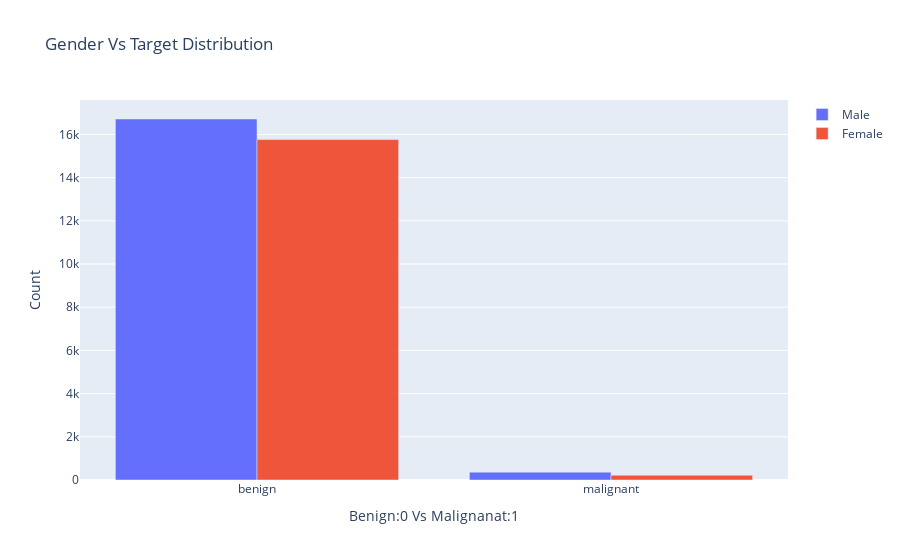

Notebook code for this chart:
### Code cell
fig = go.Figure(data=[
    go.Bar(name='Male', x=z[z['sex']=='male']['benign_malignant'], y=z[z['sex']=='male']['target']),
    go.Bar(name='Female', x=z[z['sex']=='female']['benign_malignant'], y=z[z['sex']=='female']['target'])
])
# Change the bar mode
fig.update_layout(barmode='group',
                  title="Gender Vs Target Distribution",
                  xaxis_title="Benign:0 Vs Malignanat:1",
                  yaxis_title="Count",)

fig.show()

### Figure 1 — Plotly figure (JSON) as saved in the notebook; plotly's stock layout.template omitted (floating-point values rounded to 4 significant figures)
{"data": [{"name": "Male", "type": "bar", "x": ["benign", "malignant"], "y": [16716, 364]}, {"name": "Female", "type": "bar", "x": ["benign", "malignant"], "y": [15761, 220]}], "layout": {"barmode": "group", "title": {"text": "Gender Vs Target Distribution"}, "xaxis": {"title": {"text": "Benign:0 Vs Malignanat:1"}}, "yaxis": {"title": {"text": "Count"}}}}
